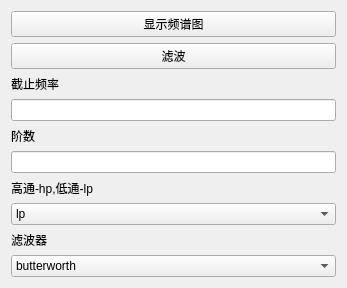
<?xml version="1.0" encoding="UTF-8"?>
<ui version="4.0">
 <class>Form_f</class>
 <widget class="QWidget" name="Form_f">
  <property name="geometry">
   <rect>
    <x>0</x>
    <y>0</y>
    <width>347</width>
    <height>262</height>
   </rect>
  </property>
  <property name="windowTitle">
   <string>Form</string>
  </property>
  <layout class="QVBoxLayout" name="verticalLayout_2">
   <item>
    <layout class="QVBoxLayout" name="verticalLayout">
     <item>
      <widget class="QPushButton" name="pb_Fimg">
       <property name="text">
        <string>显示频谱图</string>
       </property>
      </widget>
     </item>
     <item>
      <widget class="QPushButton" name="pb_filter">
       <property name="text">
        <string>滤波</string>
       </property>
      </widget>
     </item>
     <item>
      <widget class="QLabel" name="label_2">
       <property name="text">
        <string>截止频率</string>
       </property>
      </widget>
     </item>
     <item>
      <widget class="QLineEdit" name="le_d0"/>
     </item>
     <item>
      <widget class="QLabel" name="label_3">
       <property name="text">
        <string>阶数</string>
       </property>
      </widget>
     </item>
     <item>
      <widget class="QLineEdit" name="le_n"/>
     </item>
     <item>
      <widget class="QLabel" name="label">
       <property name="text">
        <string>高通-hp,低通-lp</string>
       </property>
      </widget>
     </item>
     <item>
      <widget class="QComboBox" name="type">
       <item>
        <property name="text">
         <string>lp</string>
        </property>
       </item>
       <item>
        <property name="text">
         <string>hp</string>
        </property>
       </item>
      </widget>
     </item>
     <item>
      <widget class="QLabel" name="label_4">
       <property name="text">
        <string>滤波器</string>
       </property>
      </widget>
     </item>
     <item>
      <widget class="QComboBox" name="kind">
       <item>
        <property name="text">
         <string>butterworth</string>
        </property>
       </item>
       <item>
        <property name="text">
         <string>ideal</string>
        </property>
       </item>
       <item>
        <property name="text">
         <string>gaussian</string>
        </property>
       </item>
      </widget>
     </item>
    </layout>
   </item>
  </layout>
 </widget>
 <resources/>
 <connections/>
</ui>
